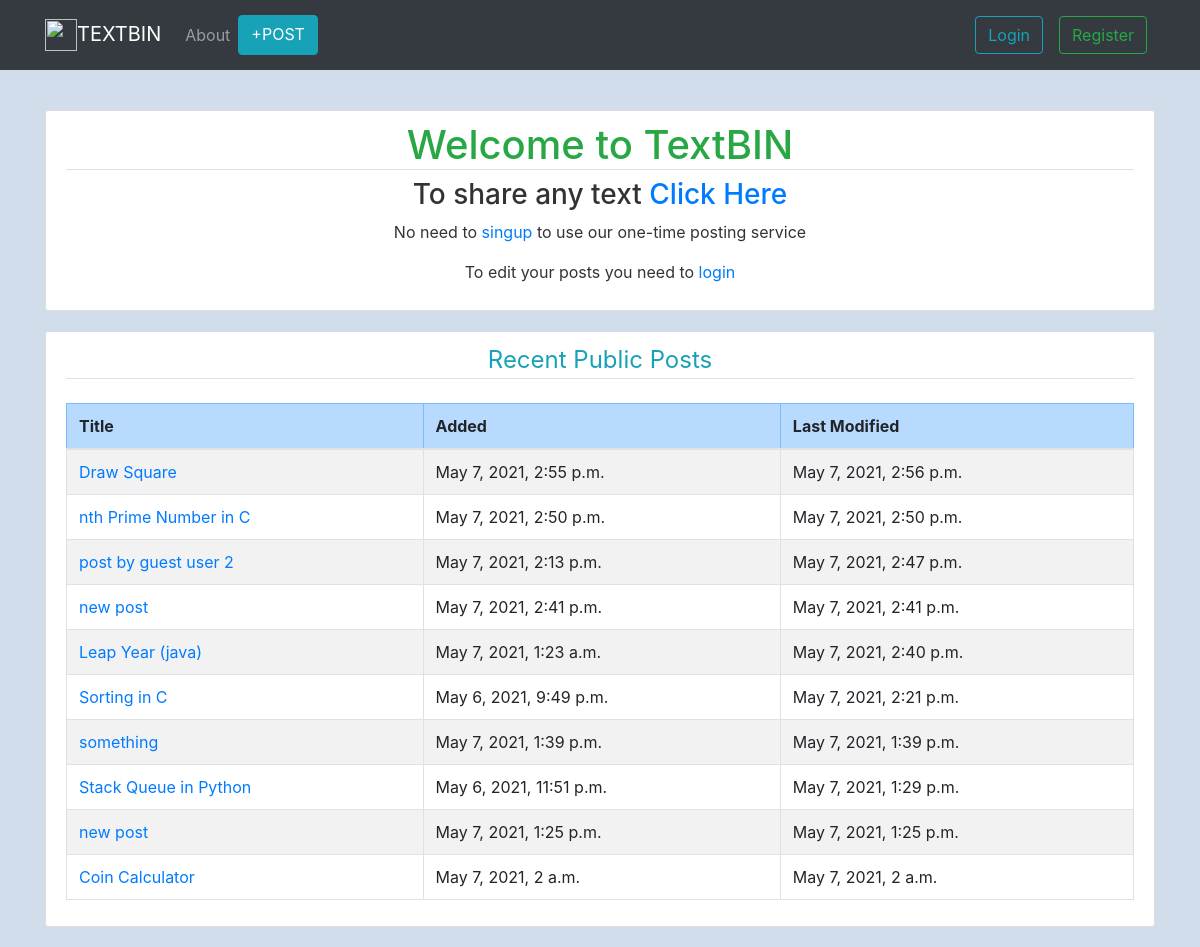
The app's page /, older data.
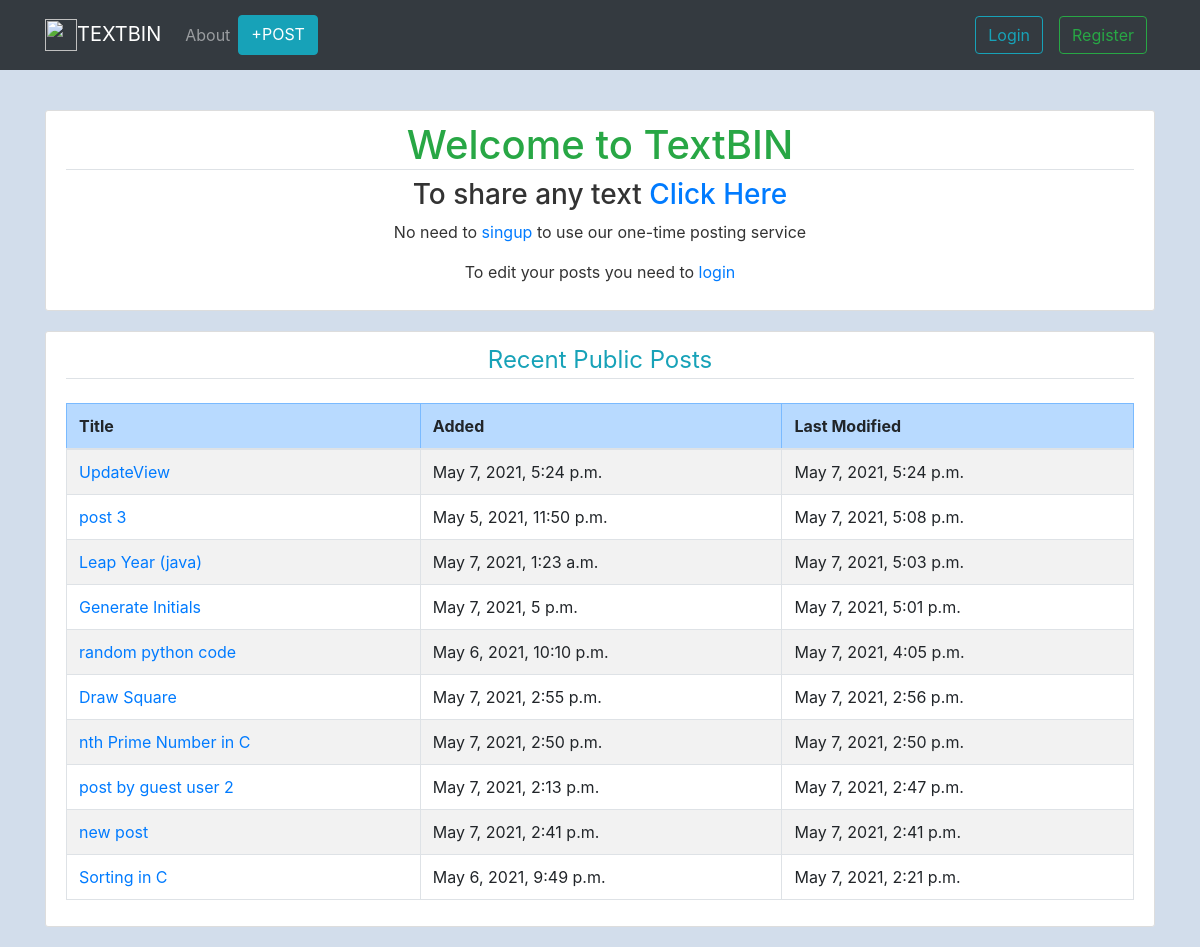
The same page, newer data.
### post/models.py (models this page shows, shortened)
class Post(models.Model):
    title = models.CharField(max_length=100)
    content = models.TextField()
    date_posted = models.DateTimeField(default=timezone.now)
    date_updated = models.DateTimeField(default=timezone.now)
    author = models.ForeignKey(User, on_delete=models.CASCADE, blank=True, null=True)

### post/views.py (the view)
# urls.py: 2. Add a URL to urlpatterns:  path('', views.home, name='home')
def home(request):
    context = {
        "title": "Home",
        "posts": Post.objects.order_by("-date_updated")[:10],
    }
    return render(request, "post/home.html", context)

### post/templates/post/home.html
{% extends "post/base.html" %}
{% block content %}
<div class="content-section">
    <h1 class="text-center border-bottom mb-2 text-success">Welcome to TextBIN</h1>
    <h3 class="text-center mb-2">To share any text <a href="{% url 'post-new' %}">Click Here</a></h3>
    <p class="text-center">No need to <a href="{% url 'register' %}">singup</a> to use our one-time posting service</p>
    <p class="text-center">To edit your posts you need to <a href="{% url 'login' %}">login</a></p>
</div>
<div class="content-section">
    <legend class="border-bottom mb-4 text-center text-info">Recent Public Posts</legend>
    <table class="table table-hover table-bordered table-striped">
        <thead>
            <tr class="table-primary">
                <th>Title</th>
                <th>Added</th>
                <th>Last Modified</th>
            </tr>
        </thead>
        <tbody>
            {% for post in posts %}
            <tr>
                <td><a href="{% url 'post-detail' post.id %}">{{post.title}}</a></td>
                <td>{{post.date_posted}}</td>
                <td>{{post.date_updated}}</td>
            </tr>
            {% endfor %}
        </tbody>
    </table>
</div>
{% endblock content %}

Row changes from the older to the newer data that the page shows:
no longer on this page (row unchanged): Post: title "something", date_posted "May 7, 2021, 1:39 p.m.", date_updated "May 7, 2021, 1:39 p.m."
no longer on this page (row unchanged): Post: title "Stack Queue in Python", date_posted "May 6, 2021, 11:51 p.m.", date_updated "May 7, 2021, 1:29 p.m."
no longer on this page (row unchanged): Post: title "new post", date_posted "May 7, 2021, 1:25 p.m.", date_updated "May 7, 2021, 1:25 p.m."
no longer on this page (row unchanged): Post: title "Coin Calculator", date_posted "May 7, 2021, 2 a.m.", date_updated "May 7, 2021, 2 a.m."
added Post: title "UpdateView", date_posted "May 7, 2021, 5:24 p.m.", date_updated "May 7, 2021, 5:24 p.m."
now on this page (row edited): Post: title "post 3", date_posted "May 5, 2021, 11:50 p.m.", date_updated "May 7, 2021, 5:08 p.m."
changed Post "Leap Year (java)": date_updated "May 7, 2021, 2:40 p.m." → "May 7, 2021, 5:03 p.m."; moves up the list
added Post: title "Generate Initials", date_posted "May 7, 2021, 5 p.m.", date_updated "May 7, 2021, 5:01 p.m."
now on this page (row edited): Post: title "random python code", date_posted "May 6, 2021, 10:10 p.m.", date_updated "May 7, 2021, 4:05 p.m."
